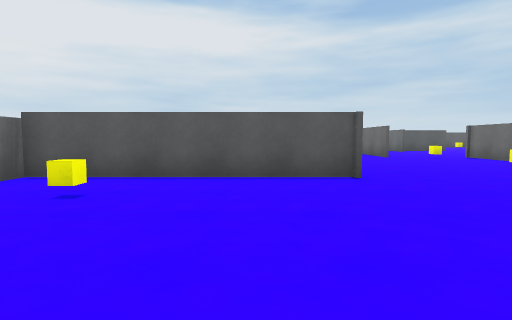
[1] (above)

18 first-person views from a walk through a Unity game level. The camera is 1.2 m above the floor, tilts 4° down and sees 80° across. The floor is counted in squares, 2 m on a side. Each view is taken from the middle of a square. On the plan, view 1 faces up. The plan holds only what a view shows up to about 9 squares ahead; the rest is blank. The place goes on beyond the plan. The player is left out.

[2]
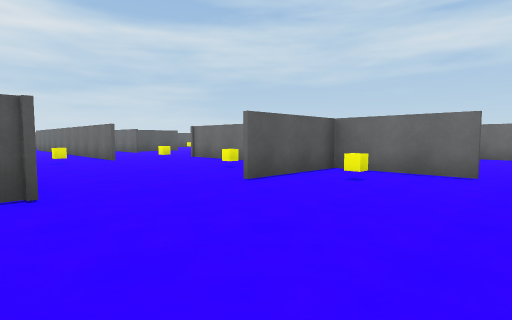

[3]
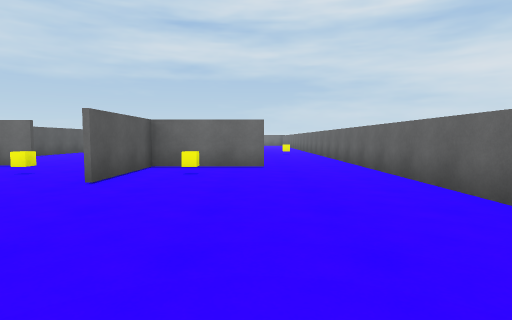

[4]
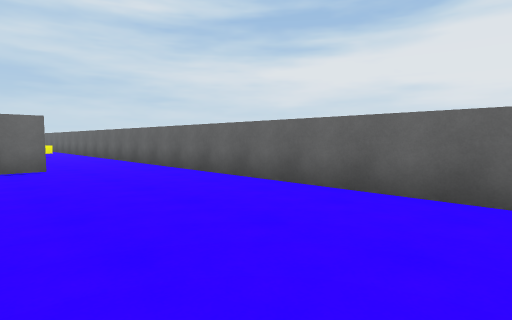

[5]
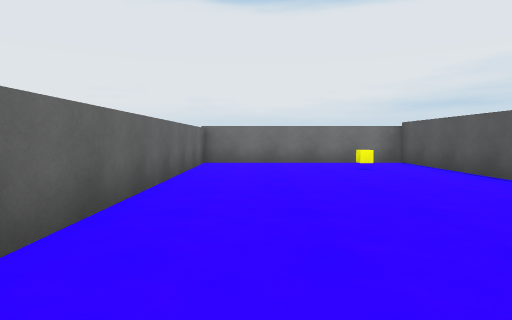

[6]
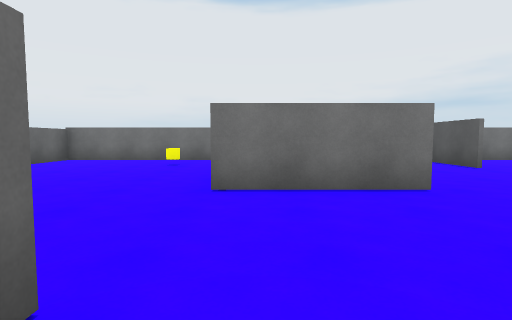

[7]
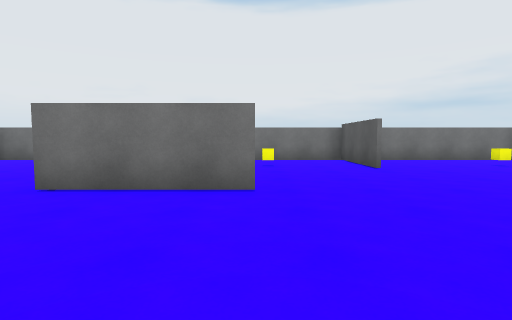

[8]
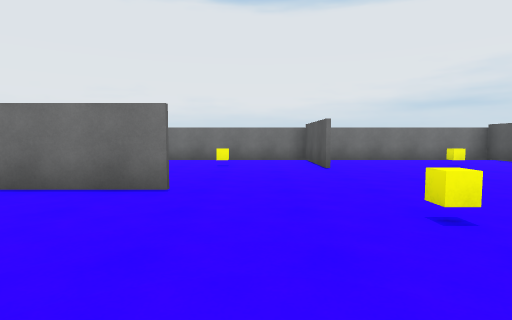

[9]
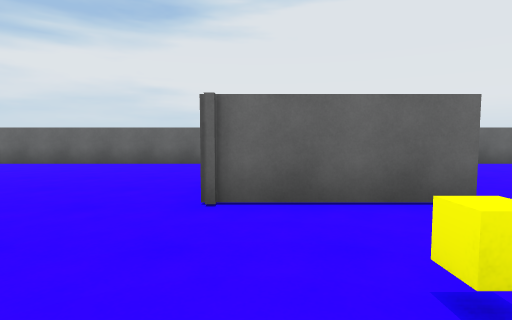

[10]
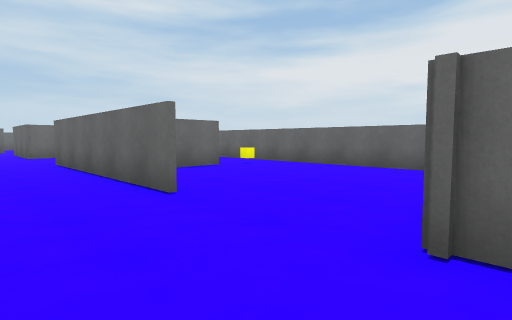

[11]
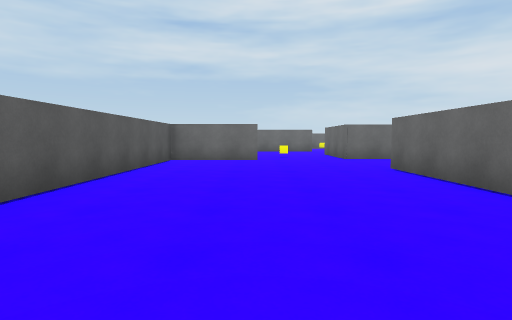

[12]
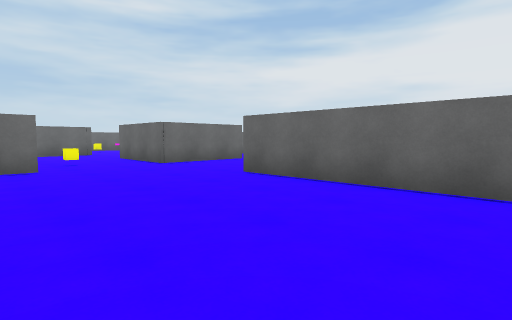

[13]
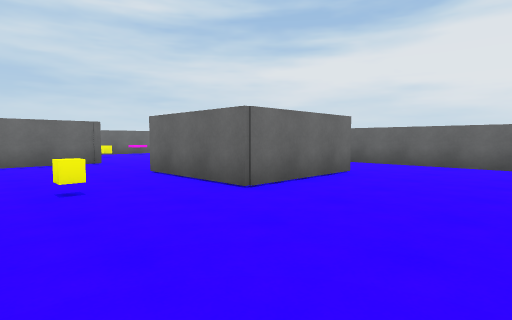

[14]
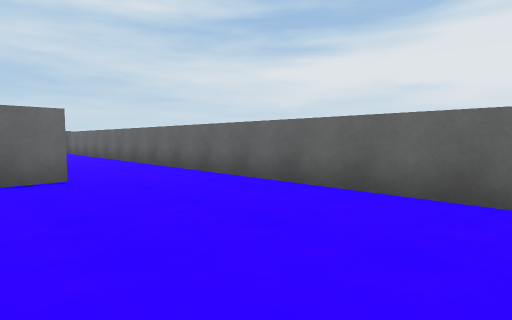

[15]
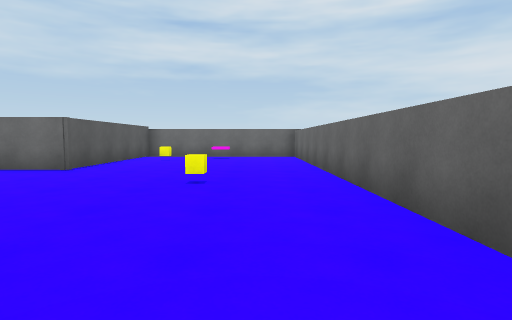

[16]
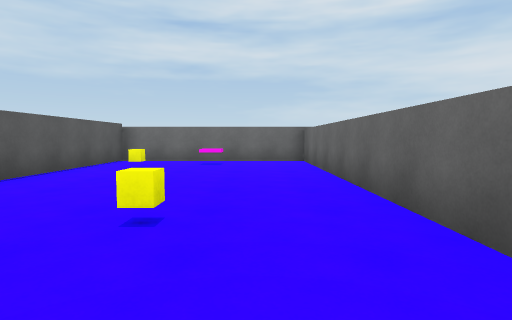

[17]
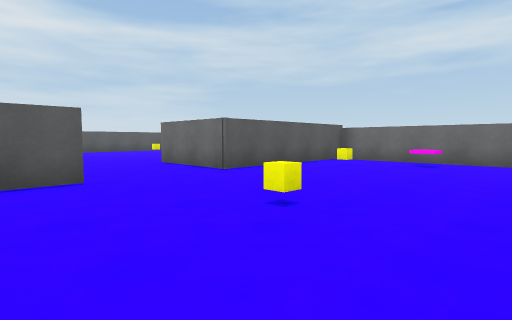

[18]
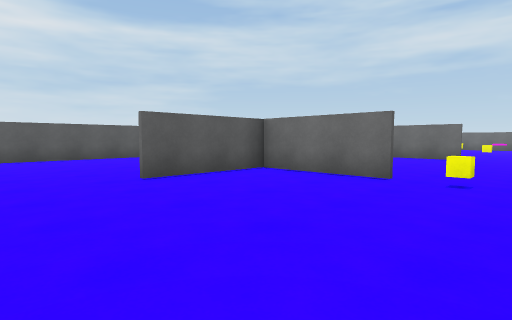

### Floor plan
Ten units are one square. View 1 is at (0, 0); x grows to the right and y downward. Boxes are objects, and circles mark ways between rooms. Rooms are numbered by the first view taken in them; rooms with no view inside come last. Other rooms are left out.
<svg viewBox="-41 -150 308 158">
<path fill="none" stroke="#000" d="M16 -70 16 -46 -35 -46M40 -44 65 -44M40 -94 40 -108M-10 -93 -36 -93M65 -68 65 -91M64 -18 64 -42 40 -42M-26 -145 -36 -145 -36 3 66 3M163 -69 163 -93 78 -93M89 -44 140 -44M167 -19 167 -44M115 3 175 3M192 -44 182 -44M175 3 262 3 262 -46 217 -46M115 -16 115 -42 89 -42M66 3 115 3"/>
<rect x="-25" y="-35" width="10" height="10" fill="#bbb"><title>yellow cube</title></rect>
<rect x="-25" y="-75" width="10" height="10" fill="#bbb"><title>yellow cube</title></rect>
<rect x="-25" y="-125" width="10" height="10" fill="#bbb"><title>yellow cube</title></rect>
<rect x="25" y="-95" width="10" height="10" fill="#bbb"><title>yellow cube</title></rect>
<rect x="45" y="-35" width="10" height="10" fill="#bbb"><title>yellow cube</title></rect>
<rect x="45" y="-65" width="10" height="10" fill="#bbb"><title>yellow cube</title></rect>
<rect x="45" y="-95" width="10" height="10" fill="#bbb"><title>other object</title></rect>
<rect x="195" y="-25" width="10" height="10" fill="#bbb"><title>yellow cube</title></rect>
<rect x="235" y="-35" width="10" height="10" fill="#bbb"><title>yellow cube</title></rect>
<rect x="105" y="-15" width="10" height="10" fill="#bbb"><title>yellow cube</title></rect>
<circle cx="75" cy="-55" r="3" fill="#2a7"/>
<circle cx="60" cy="-5" r="3" fill="#2a7"/>
<circle cx="75" cy="-40" r="3" fill="#2a7"/>
<circle cx="170" cy="-5" r="3" fill="#2a7"/>
<circle cx="110" cy="-5" r="3" fill="#2a7"/>
<text x="20" y="-60">1</text>
<text x="130" y="-50">2</text>
<text x="220" y="-20">3</text>
<text x="90" y="-10">4</text>
</svg>
Room 1 opens to room 2. Room 1 opens to room 4. Room 2 opens to room 3. Room 2 opens to room 4.

Where each view was taken, in squares from view 1:
view 1: 0 up, 0 right, facing up
view 2: 1 up, 1 right, facing up-right
view 3: 2 up, 0 right, facing right
view 4: 3 up, 0 right, facing down-right
view 5: 1 up, 4 right, facing left
view 6: 5 up, 5 right, facing left
view 7: 7 up, 5 right, facing left
view 8: 8 up, 5 right, facing left
view 9: 7 up, 6 right, facing down
view 10: 6 up, 6 right, facing down-right
view 11: 7 up, 8 right, facing right
view 12: 8 up, 10 right, facing down-right
view 13: 7 up, 14 right, facing down-right
view 14: 3 up, 12 right, facing down-right
view 15: 1 up, 16 right, facing right
view 16: 1 up, 18 right, facing right
view 17: 0 up, 18 right, facing up-right
view 18: 0 up, 7 right, facing up-right
